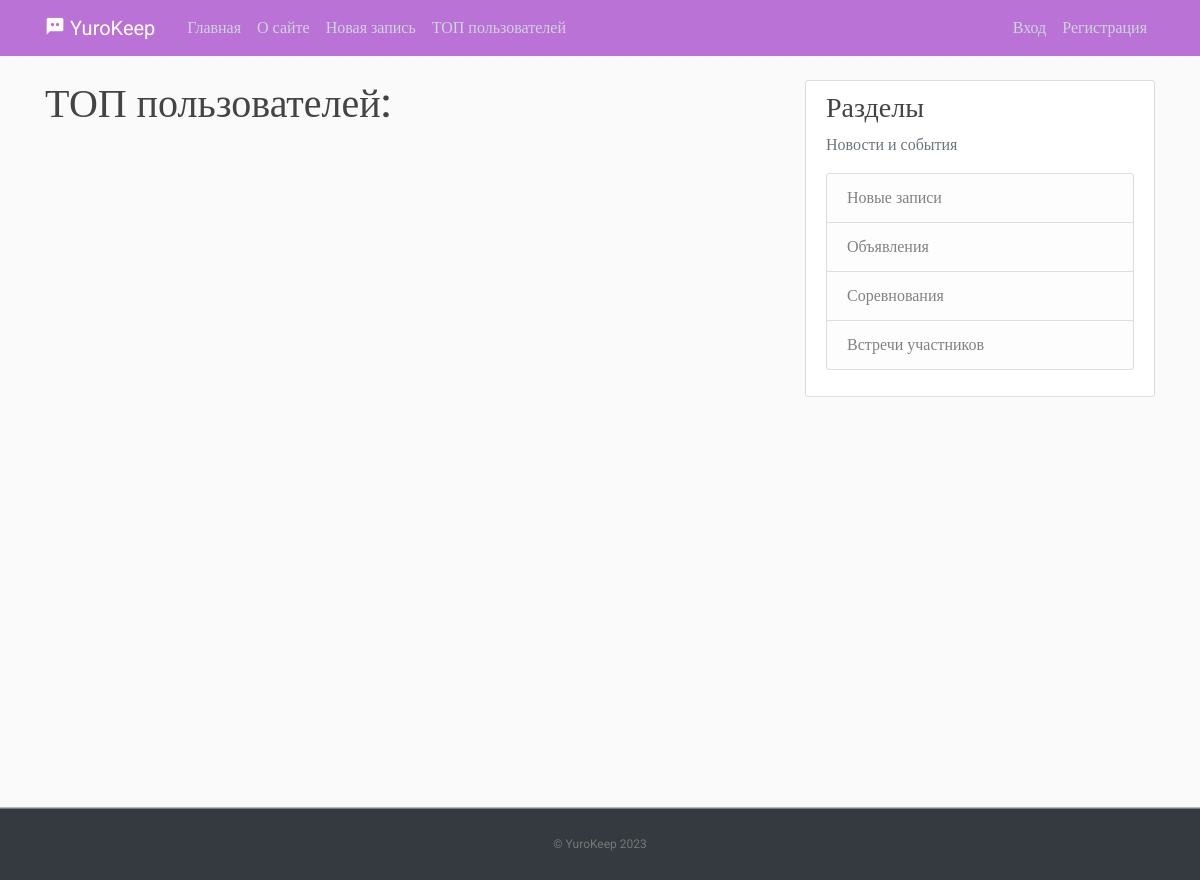
The page /top_users/ on the database as committed earlier.
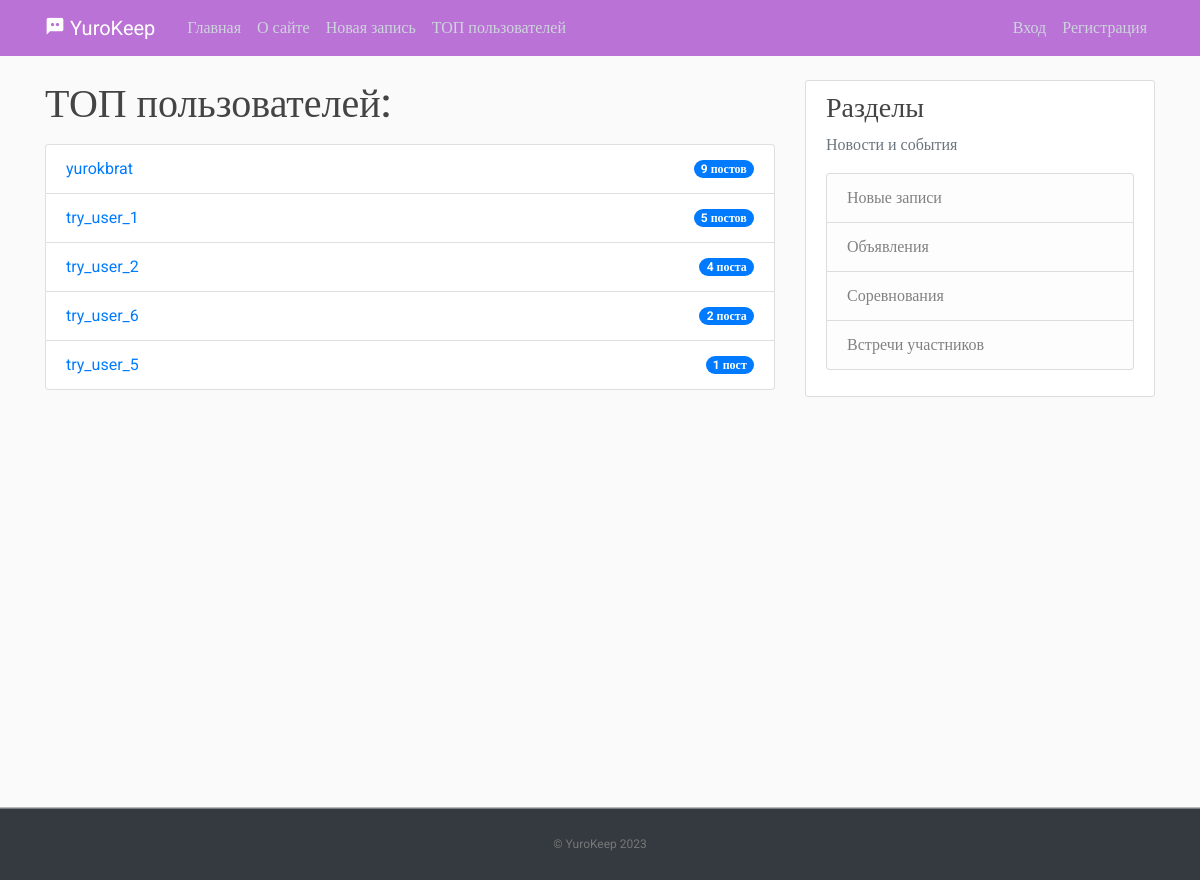
The same page on the database as committed later.
### users/models.py (models this page shows, shortened)
class Profile(models.Model):
    user = models.OneToOneField(User, on_delete=models.CASCADE)
    image = models.ImageField(default="default.jpg", upload_to="profile_pics")

### blog/views.py (the view)
# urls.py: path("top_users/", views.TopUsersView.as_view(), name="top_users"),
class TopUsersView(ListView):
    model = Profile
    template_name = "blog/user_top.html"
    context_object_name = "top_users"
    ordering = ["-post_count"]
    def get_queryset(self):
        return Profile.objects.annotate(post_count=Count("user__post")).order_by(
            "-post_count"
        )[:10]

### blog/templates/blog/user_top.html
{% extends "blog/base.html" %}
{% block content %}
    <h1 class="mb-3">ТОП пользователей:</h1>
    <ul class="list-group">
        {% for user in top_users %}
        {% if user.post_count > 0 %}
            <li class="list-group-item d-flex justify-content-between align-items-center">
                <div>
                    <a class="mr-2" href="{% url 'user-posts' user.user.username %}">{{ user.user.username }}</a>
                </div>
                {% if user.post_count|divisibleby:10 and user.post_count|divisibleby:100 %}
                    <span class="badge badge-primary badge-pill">{{ user.post_count }} постов</span>
                {% else %}
                    {% if user.post_count|divisibleby:10 or user.post_count|divisibleby:100 %}
                        <span class="badge badge-primary badge-pill">{{ user.post_count }} постов</span>
                    {% elif user.post_count == 1 %}
                        <span class="badge badge-primary badge-pill">{{ user.post_count }} пост</span>
                    {% elif user.post_count >= 2 and user.post_count <= 4 %}
                        <span class="badge badge-primary badge-pill">{{ user.post_count }} поста</span>
                    {% else %}
                        <span class="badge badge-primary badge-pill">{{ user.post_count }} постов</span>
                    {% endif %}
                {% endif %}
            </li>
        {% endif %}
        {% endfor %}
    </ul>
{% endblock content %}

Rows that differ between the two databases and show on the page:
added Profile: user.username "yurokbrat", post_count "9"
added Profile: user.username "try_user_1", post_count "5"
added Profile: user.username "try_user_2", post_count "4"
added Profile: user.username "try_user_6", post_count "2"
added Profile: user.username "try_user_5", post_count "1"
